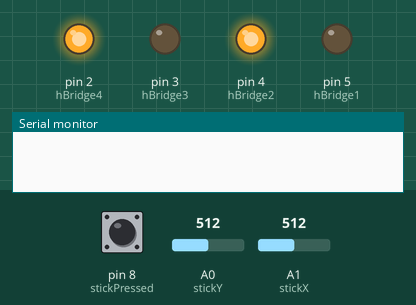
A sketch run on a simulated Arduino Uno, built with avr-gcc and run on an emulated ATmega328P. Shown: output pins drawn as LEDs (lit = HIGH), the last lines printed to the serial monitor. Inputs (shaded band) come from the test bench; at power-on: pin 8 (stickPressed) LOW, A0 (stickY) = 512, A1 (stickX) = 512.

Above: at 1.2 s.
1.3 s: pin 8 (stickPressed) driven HIGH
At 2.0 s:
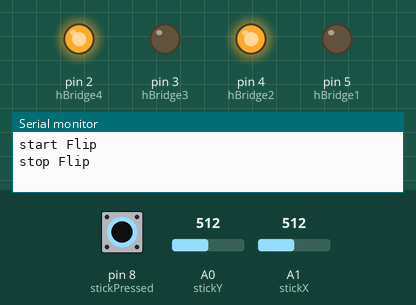
2.9 s: A0 (stickY) set to 667
4.4 s: A0 (stickY) set to 699
6.9 s: A1 (stickX) set to 671
8.4 s: A1 (stickX) set to 694
10.9 s: pin 8 (stickPressed) pulsed LOW 2 times (0.12 s each, 0.3 s apart)
At 11.08 s:
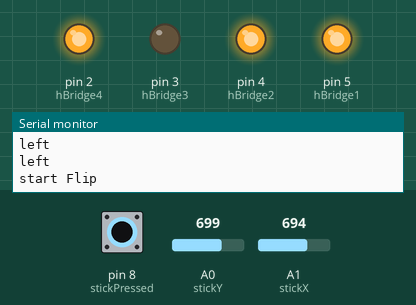
Timing chart, 0 to 13.9 s (numbered marks = the images above; inputs shaded):
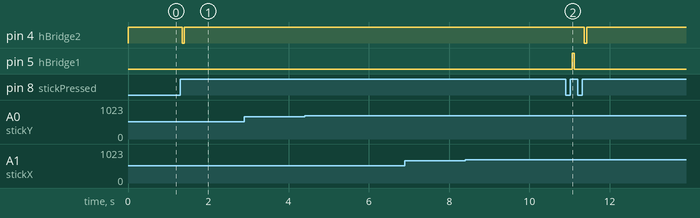

Measured:
- after the input at 1.3 s, pin 4 (hBridge2): HIGH → LOW after 0.05 s, → HIGH 0.05 s later
- after the input at 2.9 s, every drawn part: stays the same
- after the input at 10.9 s, pin 4 (hBridge2): HIGH → LOW after 0.47 s, → HIGH 0.05 s later; pin 5 (hBridge1): LOW → HIGH after 0.17 s, → LOW 0.05 s later

The sketch:

ArduinoTesting.ino
```cpp
//pins to address flip dot (via hbridge)
int hBridge1 = 5;
int hBridge2 = 4;
int hBridge3 = 3;
int hBridge4 = 2;

//pins to read joystick
int stickPressed = 8;
int stickX = A1;
int stickY = A0;

//stick variables
int buttonState;
int lastButtonState = LOW;
unsigned long lastDebounceTime = 0;
unsigned long debounceDelay = 50;
unsigned long lastStickInputR = 0;
unsigned long lastStickInputL = 0;
unsigned long lastStickInputU = 0;
unsigned long lastStickInputD = 0;
int joystickTimeout = 1000;

//flipdot
bool yellowDots[2] = {true, true};
int selectedDot = 0;
bool isFlipping = false;
unsigned long flipStart = 0;
int flipDuration = 50;

void setup() {
  pinMode(hBridge1, OUTPUT);
  pinMode(hBridge2, OUTPUT);
  pinMode(hBridge3, OUTPUT);
  pinMode(hBridge4, OUTPUT);
  pinMode(8, INPUT);

  resetFlipLogic();

  Serial.begin(9600);
}


void loop() {
  if(isFlipping && millis() - flipStart > flipDuration) {
    isFlipping = false;
    Serial.println("stop Flip");
    resetFlipLogic();
  }

  if (buttonPressed()) {
    Serial.println("start Flip");
    flipADot();
  }

  handleJoystick();
}

void flipADot() {
  //get dot state first
  int dot = selectedDot;
  bool isYellow = yellowDots[dot];

  int set = dot == 1 ? hBridge3 : hBridge1;
  int reset = dot == 1  ? hBridge4 : hBridge2;

  if(isYellow) {
    digitalWrite(reset, LOW);
    yellowDots[dot] = false;
  } else {
    digitalWrite(set, HIGH);
    yellowDots[dot] = true;
  }

  flipStart = millis();
  isFlipping = true;
}

void resetFlipLogic() {
  digitalWrite(hBridge1, LOW);
  digitalWrite(hBridge2, HIGH);
  digitalWrite(hBridge3, LOW);
  digitalWrite(hBridge4, HIGH);
}


bool buttonPressed() {
  int buttonReading = digitalRead(stickPressed);

  if (buttonReading != lastButtonState) {
    lastDebounceTime = millis();
  }

  if ((millis() - lastDebounceTime) > debounceDelay) {
    if (buttonReading != buttonState) {
      buttonState = buttonReading;
      if (buttonState == HIGH) {
        lastButtonState = buttonReading;
        return true;
      }
    }
  }

  lastButtonState = buttonReading;
  return false;
}


void handleJoystick() {
  int joystickXRead = analogRead(stickX);
  int joystickYRead = analogRead(stickY);
  int x = ceil(3.0 * joystickXRead / 1023.0) - 2;
  int y = ceil(3.0 * joystickYRead / 1023.0) - 2;

  if (x != 0) {
    if (x < 0 && millis() - lastStickInputR > joystickTimeout) {
      Serial.println("right");
      resetLastStickInputs();
      lastStickInputR = millis();
    } else if (x > 0 && millis() - lastStickInputL > joystickTimeout) {
      Serial.println("left");
      resetLastStickInputs();
      lastStickInputL = millis();
    }
  } else if (y != 0) {
    if (y < 0 && millis() - lastStickInputD > joystickTimeout) {
      Serial.println("down");
      resetLastStickInputs();
      lastStickInputD = millis();
    } else if (y > 0 && millis() - lastStickInputU > joystickTimeout) {
      Serial.println("up");
      resetLastStickInputs();
      lastStickInputU = millis();
    }
  }

  else {
    resetLastStickInputs();
  }
}


void resetLastStickInputs() {
  lastStickInputR = 0;
  lastStickInputL = 0;
  lastStickInputU = 0;
  lastStickInputD = 0;
}
```
